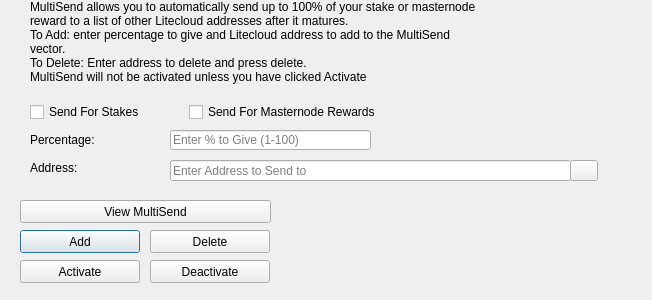
<?xml version="1.0" encoding="UTF-8"?>
<ui version="4.0">
 <class>MultiSendDialog</class>
 <widget class="QDialog" name="MultiSendDialog">
  <property name="windowModality">
   <enum>Qt::NonModal</enum>
  </property>
  <property name="geometry">
   <rect>
    <x>0</x>
    <y>0</y>
    <width>652</width>
    <height>300</height>
   </rect>
  </property>
  <property name="windowTitle">
   <string>MultiSend</string>
  </property>
  <widget class="QLineEdit" name="multiSendPercentEdit">
   <property name="geometry">
    <rect>
     <x>170</x>
     <y>130</y>
     <width>201</width>
     <height>20</height>
    </rect>
   </property>
   <property name="toolTip">
    <string>Enter whole numbers 1 - 100</string>
   </property>
   <property name="placeholderText">
    <string>Enter % to Give (1-100)</string>
   </property>
  </widget>
  <widget class="QLineEdit" name="multiSendAddressEdit">
   <property name="geometry">
    <rect>
     <x>170</x>
     <y>160</y>
     <width>401</width>
     <height>21</height>
    </rect>
   </property>
   <property name="toolTip">
    <string/>
   </property>
   <property name="placeholderText">
    <string>Enter Address to Send to</string>
   </property>
  </widget>
  <widget class="QLabel" name="label_2">
   <property name="geometry">
    <rect>
     <x>30</x>
     <y>0</y>
     <width>451</width>
     <height>121</height>
    </rect>
   </property>
   <property name="lineWidth">
    <number>1</number>
   </property>
   <property name="text">
    <string>MultiSend allows you to automatically send up to 100% of your stake or masternode reward to a list of other Litecloud addresses after it matures.
To Add: enter percentage to give and Litecloud address to add to the MultiSend vector.
To Delete: Enter address to delete and press delete.
MultiSend will not be activated unless you have clicked Activate</string>
   </property>
   <property name="alignment">
    <set>Qt::AlignLeading|Qt::AlignLeft|Qt::AlignTop</set>
   </property>
   <property name="wordWrap">
    <bool>true</bool>
   </property>
  </widget>
  <widget class="QLabel" name="message">
   <property name="geometry">
    <rect>
     <x>290</x>
     <y>200</y>
     <width>351</width>
     <height>91</height>
    </rect>
   </property>
   <property name="text">
    <string/>
   </property>
  </widget>
  <widget class="QPushButton" name="addButton">
   <property name="geometry">
    <rect>
     <x>20</x>
     <y>230</y>
     <width>120</width>
     <height>23</height>
    </rect>
   </property>
   <property name="toolTip">
    <string/>
   </property>
   <property name="statusTip">
    <string>Add to MultiSend Vector</string>
   </property>
   <property name="text">
    <string>Add</string>
   </property>
  </widget>
  <widget class="QPushButton" name="disableButton">
   <property name="geometry">
    <rect>
     <x>150</x>
     <y>260</y>
     <width>120</width>
     <height>23</height>
    </rect>
   </property>
   <property name="statusTip">
    <string>Deactivate MultiSend</string>
   </property>
   <property name="text">
    <string>Deactivate</string>
   </property>
  </widget>
  <widget class="QPushButton" name="addressBookButton">
   <property name="geometry">
    <rect>
     <x>570</x>
     <y>160</y>
     <width>28</width>
     <height>21</height>
    </rect>
   </property>
   <property name="toolTip">
    <string>Choose an address from the address book</string>
   </property>
   <property name="text">
    <string/>
   </property>
   <property name="icon">
    <iconset resource="../litecloud.qrc">
     <normaloff>:/icons/address-book</normaloff>:/icons/address-book</iconset>
   </property>
   <property name="shortcut">
    <string>Alt+A</string>
   </property>
   <property name="autoDefault">
    <bool>false</bool>
   </property>
  </widget>
  <widget class="QLabel" name="label">
   <property name="geometry">
    <rect>
     <x>30</x>
     <y>130</y>
     <width>121</width>
     <height>20</height>
    </rect>
   </property>
   <property name="toolTip">
    <string>Percentage of stake to send</string>
   </property>
   <property name="text">
    <string>Percentage:</string>
   </property>
  </widget>
  <widget class="QLabel" name="label_5">
   <property name="geometry">
    <rect>
     <x>30</x>
     <y>160</y>
     <width>111</width>
     <height>16</height>
    </rect>
   </property>
   <property name="toolTip">
    <string>Address to send portion of stake to</string>
   </property>
   <property name="text">
    <string>Address:</string>
   </property>
  </widget>
  <widget class="QPushButton" name="deleteButton">
   <property name="geometry">
    <rect>
     <x>150</x>
     <y>230</y>
     <width>120</width>
     <height>23</height>
    </rect>
   </property>
   <property name="toolTip">
    <string/>
   </property>
   <property name="statusTip">
    <string>Delete Address From MultiSend Vector</string>
   </property>
   <property name="text">
    <string>Delete</string>
   </property>
  </widget>
  <widget class="QPushButton" name="activateButton">
   <property name="geometry">
    <rect>
     <x>20</x>
     <y>260</y>
     <width>120</width>
     <height>23</height>
    </rect>
   </property>
   <property name="statusTip">
    <string>Activate MultiSend</string>
   </property>
   <property name="text">
    <string>Activate</string>
   </property>
  </widget>
  <widget class="QPushButton" name="viewButton">
   <property name="geometry">
    <rect>
     <x>20</x>
     <y>200</y>
     <width>251</width>
     <height>23</height>
    </rect>
   </property>
   <property name="toolTip">
    <string/>
   </property>
   <property name="statusTip">
    <string>View MultiSend Vector</string>
   </property>
   <property name="text">
    <string>View MultiSend</string>
   </property>
  </widget>
  <widget class="QWidget" name="horizontalLayoutWidget">
   <property name="geometry">
    <rect>
     <x>30</x>
     <y>100</y>
     <width>351</width>
     <height>24</height>
    </rect>
   </property>
   <layout class="QHBoxLayout" name="horizontalLayout">
    <item>
     <widget class="QCheckBox" name="multiSendStakeCheckBox">
      <property name="text">
       <string>Send For Stakes</string>
      </property>
     </widget>
    </item>
    <item>
     <widget class="QCheckBox" name="multiSendMasternodeCheckBox">
      <property name="text">
       <string>Send For Masternode Rewards</string>
      </property>
     </widget>
    </item>
   </layout>
  </widget>
 </widget>
 <resources>
  <include location="../litecloud.qrc"/>
 </resources>
 <connections/>
</ui>
